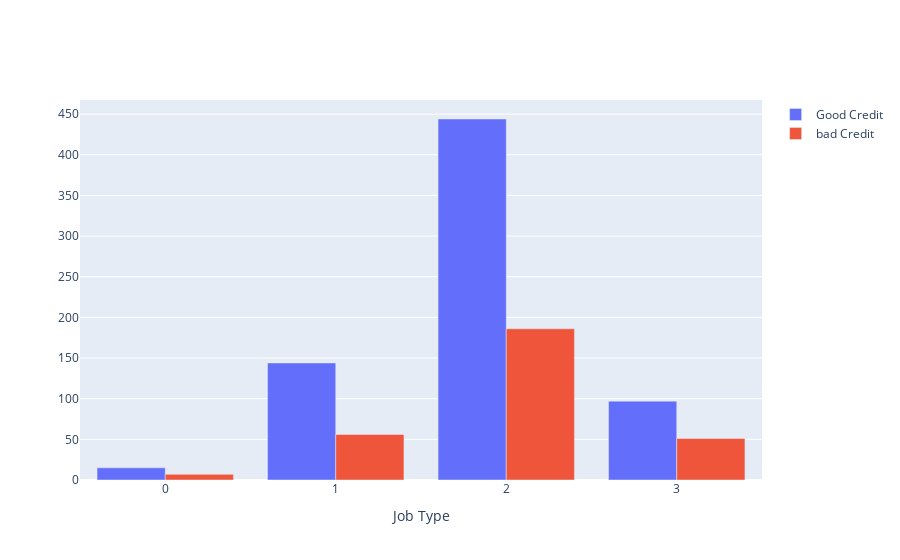

Notebook code cell kept with this figure:
### Code cell
trace0= go.Bar(
x=df[df['Risk']=='good']['Job'].value_counts().index.values,
y=df[df['Risk']=='good']['Job'].value_counts().values, 
    name='Good Credit')

trace1= go.Bar(
x=df[df['Risk']=='bad']['Job'].value_counts().index.values,
y=df[df['Risk']=='bad']['Job'].value_counts().values, name='bad Credit')

data=[trace0,trace1]
layout= go.Layout(xaxis= dict(title='Job Type', zeroline=False),
                  boxmode='group')
fig= go.Figure(data=data, layout=layout)
py.iplot(fig, filename="Job vs Credit Risk")

### Figure 1 — Plotly figure (JSON) as saved in the notebook; plotly's stock layout.template omitted (floating-point values rounded to 4 significant figures)
{"data": [{"name": "Good Credit", "type": "bar", "x": [2, 1, 3, 0], "y": [444, 144, 97, 15]}, {"name": "bad Credit", "type": "bar", "x": [2, 1, 3, 0], "y": [186, 56, 51, 7]}], "layout": {"boxmode": "group", "xaxis": {"title": {"text": "Job Type"}, "zeroline": false}}}
